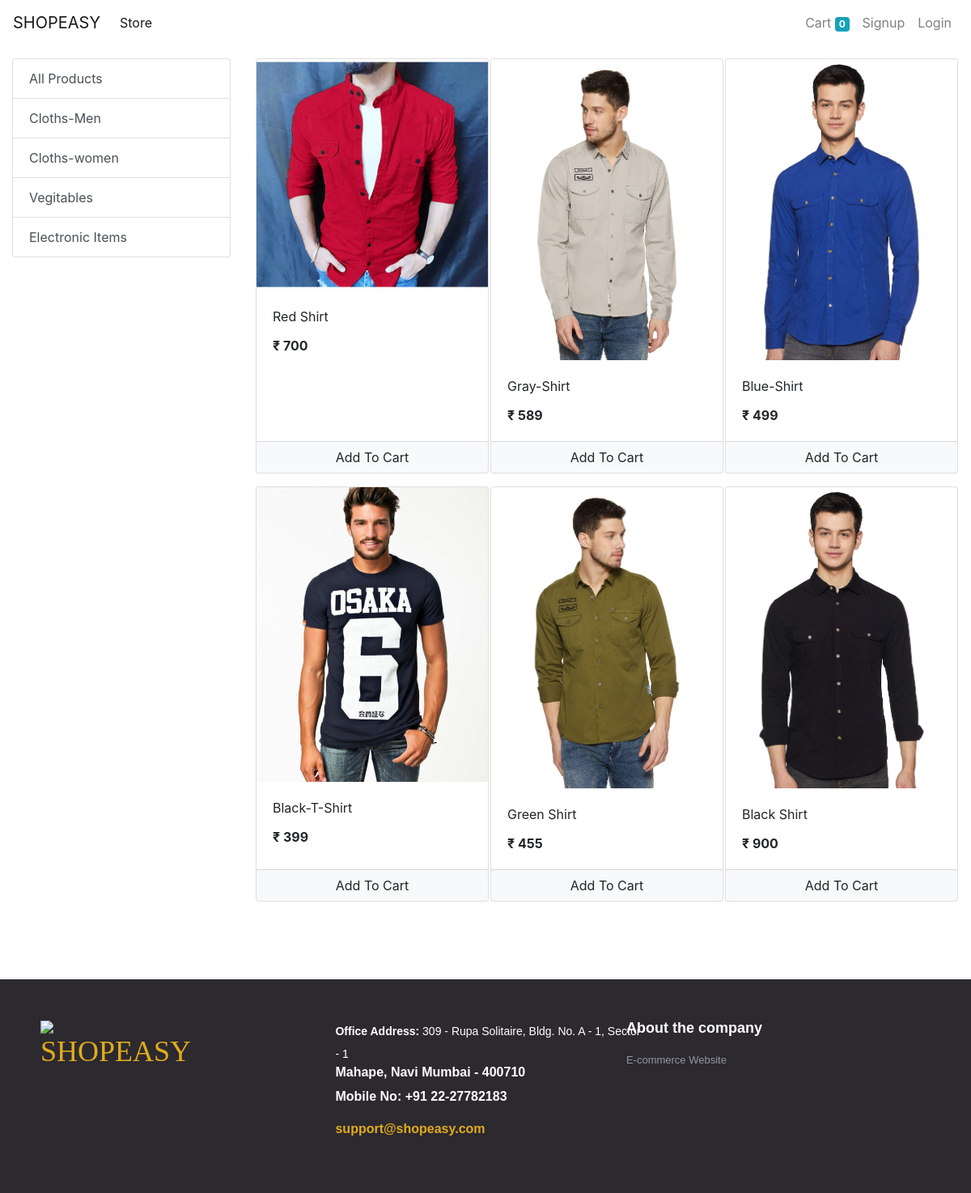
/store?category=1, run on the app's committed database.
### store/models/category.py (models this page shows, shortened)
class Category(models.Model):
    name = models.CharField(max_length=20)
    @staticmethod
    def get_all_categories():
        return Category.objects.all()

### store/models/product.py (models this page shows, shortened)
class Product(models.Model):
    name = models.CharField(max_length=50)
    price = models.IntegerField(default=0)
    category = models.ForeignKey(Category, on_delete=models.CASCADE, default=1)
    description = models.CharField(max_length=200, default='' , null=True , blank=True)
    image = models.ImageField(upload_to='uploads/products/')
    @staticmethod
    def get_all_products_by_category_id(category_id):
        if category_id:
            return Product.objects.filter(category = category_id)
        else:
            return Product.get_all_products();

### store/views/Home.py (the view)
# urls.py: path('',include('store.urls'))
def store(request):
    cart = request.session.get('cart')
    if not cart:
        request.session['cart'] = {}
    products = None
    categories = Category.get_all_categories()
    category_id = request.GET.get('category')
    if category_id:
        products = Product.get_all_products_by_category_id(category_id)
    else:
        products = Product.get_all_products();
    data = {}
    data['products'] = products
    data['categories'] = categories
    print('you are : ', request.session.get('email'))
    return render(request, 'index.html', data)

### store/templatetags/cart.py (called while the page is built)
@register.filter(name='is_in_cart')
def is_in_cart(product, cart):
    keys = cart.keys()
    for id in keys:
        if int(id) == product.id:
            return True
    return False;

### store/templatetags/custom_filter.py (called while the page is built)
@register.filter(name='currency')
def currency(number):
    return "₹ " + str(number)

### store/templates/index.html (shortened to what this page needs)
{% extends 'base.html' %}
{% block content %}
{% load cart %}
{% load custom_filter %}
<div class="container-fluid mt-3">
    <div class="row">
        <div class="col-lg-3 mx-auto">
            <div class="list-group">
                <a href="/" class="list-group-item list-group-item-action">All Products</a>
                {% for category in categories %}
                <a href="/?category={{category.id}}"
                   class="list-group-item list-group-item-action">{{category.name}}</a>
                {% endfor %}
            </div>
        </div>
        <div id='products' class="col-lg-9 mx-auto">
            <div class="row mx-auto">
                {% for product in products %}
                <div class="card mx-auto mb-3" id={{product.id}} style="width: 18rem;">
                    <img class="card-img-top" src="{{product.image.url}}" alt="Card image cap">
                    <div class="card-body">
                        <p class="card-title">{{product.name}}</p>
                        <p class="card-text"><b>{{product.price|currency}}</b></p>
                    </div>
                    <div class="card-footer p-0 no-gutters">
						{% if product|is_in_cart:request.session.cart %}
						<div class="row no-gutters">
							<form action="/#{{product.id}}" class="col-2 " method="post">
								{% csrf_token %}
								<input hidden type="text" name='product' value='{{product.id}}'>
								<input hidden type="text" name='remove' value='True'>
								<input type="submit" value=" - " class="btn btn-block btn-light border-right">
							</form>
							<div class="text-center col">{{product|cart_quantity:request.session.cart}} in Cart</div>
							<form action="/#{{product.id}}" class="col-2 " method="post">
								{% csrf_token %}
								<input hidden type="text" name='product' value='{{product.id}}'>
								<input type="submit" value=" + " class="btn btn-block btn-light border-left">
							</form>
						</div>
						{% else %}
						<form action="/#{{product.id}}" method="POST" class="btn-block">
							<input type="submit" class="float-right btn btn-light  form-control"
								value="Add To Cart">
						</form>
						{% endif %}
                    </div>
                </div>
                {% endfor %}
            </div>
        </div>
    </div>
</div>
<div>
    <footer class="footer-distributed">
			<div class="footer-left">
          <img src="img/logo.png">
				<h3><span>SHOPEASY</span></h3>
			</div>
			<div class="footer-center">
				<div>
                    <p><span><b>Office Address:</b> 309 - Rupa Solitaire,
						 Bldg. No. A - 1, Sector - 1</span>
						Mahape, Navi Mumbai - 400710</p>
				</div>
				<div>
					<p>Mobile No: +91 22-27782183</p>
				</div>
				<div>
					<p><a href="mailto:support@eduonix.com">support@shopeasy.com</a></p>
				</div>
			</div>
			<div class="footer-right">
				<p class="footer-company-about">
					<span>About the company</span>
					E-commerce Website</p>
			</div>
		</footer>
</div>
{% endblock %}

### store/templates/base.html (style rules this page uses)
.footer-distributed { background-color: #2c292f; box-sizing: border-box; width: 100%; text-align: left; font: bold 16px sans-serif; padding: 50px 50px 60px 50px; margin-top: 80px; }
.footer-distributed .footer-left, .footer-distributed .footer-center, .footer-distributed .footer-right { display: inline-block; vertical-align: top; }
.footer-distributed .footer-left { width: 30%; }
.footer-distributed h3 { color: #ffffff; font: normal 36px 'Cookie', cursive; margin: 0; }
.footer-distributed .footer-left img { width: 30%; }
.footer-distributed h3 span { color: #e0ac1c; }
.footer-distributed .footer-center { width: 35%; }
.footer-distributed .footer-center p { display: inline-block; color: #ffffff; vertical-align: middle; margin:0; }
.footer-distributed .footer-center p span { display:block; font-weight: normal; font-size:14px; line-height:2; }
.footer-distributed .footer-center p a { color: #e0ac1c; text-decoration: none;; }
.footer-distributed .footer-right { width: 30%; }
.footer-distributed .footer-company-about { line-height: 20px; color: #92999f; font-size: 13px; font-weight: normal; margin: 0; }
.footer-distributed .footer-company-about span { display: block; color: #ffffff; font-size: 18px; font-weight: bold; margin-bottom: 20px; }

### data on the page
Category: name "Cloths-Men"
Category: name "Cloths-women"
Category: name "Vegitables"
Category: name "Electronic Items"
Product: image (picture), name "Red Shirt", price "₹ 700"
Product: image (picture), name "Gray-Shirt", price "₹ 589"
Product: image (picture), name "Blue-Shirt", price "₹ 499"
Product: image (picture), name "Black-T-Shirt", price "₹ 399"
Product: image (picture), name "Green Shirt", price "₹ 455"
Product: {{ product.id }} 18 (drawn), image (picture), name "Black Shirt", price "₹ 900"

### other printed values
{{ request.session.cart.keys|length }} "0"
